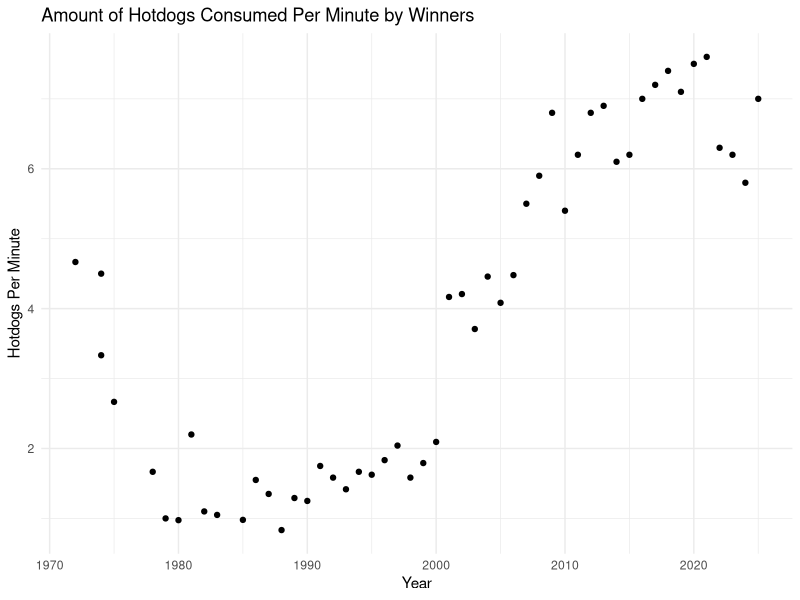

Write R code to recreate this figure.
## ---- chunk 1
#| include: false
library(readr)
library(tidyverse)
## ---- chunk 2
#| include: false
#hotdog_clean <- read_csv("Amara-McGowan/hotdog-data-storytelling-module/hotdog_clean.csv")
hotdog_clean <- read_csv("hotdog_clean.csv")

hotdog_men <- hotdog_clean |> filter(Sex == 1)
hotdog_women <- hotdog_clean |> filter(Sex == 0)

hotdog_men_min <- hotdog_men |> mutate(Hotdogs_per_minute = Dogs/Time)
hotdog_women_min <-hotdog_women |> mutate(Hotdogs_per_minute = Dogs/Time)

ggplot(data = hotdog_men_min, aes(x = Year, y = Hotdogs_per_minute)) +
  geom_point() +
  theme_minimal() +
  labs(y = "Hotdogs Per Minute", title = "Amount of Hotdogs Consumed Per Minute by Winners")
## ---- chunk 3
#| warning: false
head(hotdog_clean)
